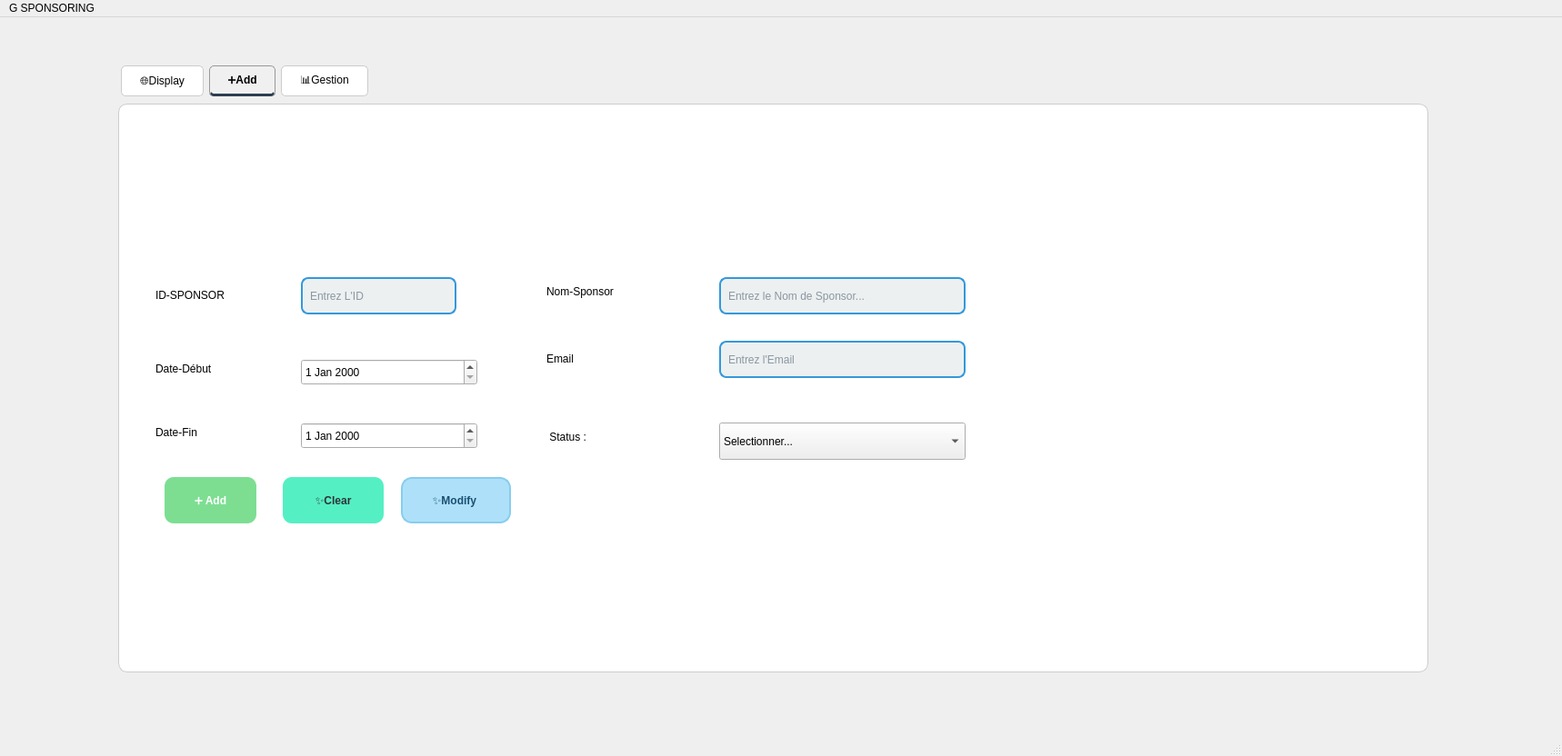
<?xml version="1.0" encoding="UTF-8"?>
<ui version="4.0">
 <class>SponsorForm</class>
 <widget class="QMainWindow" name="SponsorForm">
  <property name="geometry">
   <rect>
    <x>0</x>
    <y>0</y>
    <width>1718</width>
    <height>832</height>
   </rect>
  </property>
  <property name="windowTitle">
   <string>MainWindow</string>
  </property>
  <property name="styleSheet">
   <string notr="true"/>
  </property>
  <widget class="QWidget" name="centralwidget">
   <widget class="QTabWidget" name="tabWidget">
    <property name="geometry">
     <rect>
      <x>130</x>
      <y>50</y>
      <width>1441</width>
      <height>671</height>
     </rect>
    </property>
    <property name="styleSheet">
     <string notr="true">QTabBar::tab {
    background: white;             /* white background */
    color: black;                  /* black text */
    padding: 8px 20px;
    border: 1px solid #ccc;        /* light gray border */
    border-radius: 5px;           /* rounded rectangle */
    margin: 3px;
}

QTabBar::tab:selected {
    background: #f0f0f0;           /* light gray when active */
    font-weight: bold;
    border: 1px solid #999; 
border-bottom: 3px solid #2c3e50;       /* darker border for selected */
}

QTabBar::tab:hover {
    background: #e6e6e6;           /* hover effect */
}

QTabWidget::pane {
    border: 1px solid #ccc;
    border-radius: 10px;
    margin-top: 5px;
    background: white;
}
</string>
    </property>
    <property name="currentIndex">
     <number>1</number>
    </property>
    <widget class="QWidget" name="tab_2">
     <attribute name="title">
      <string>🌐Display</string>
     </attribute>
     <widget class="QTableWidget" name="affiche">
      <property name="geometry">
       <rect>
        <x>40</x>
        <y>130</y>
        <width>1211</width>
        <height>391</height>
       </rect>
      </property>
      <property name="sizePolicy">
       <sizepolicy hsizetype="Preferred" vsizetype="Expanding">
        <horstretch>0</horstretch>
        <verstretch>0</verstretch>
       </sizepolicy>
      </property>
      <property name="styleSheet">
       <string notr="true">QTableWidget {
    background-color: #f2f2f2;   /* gris très clair, proche du blanc */
    gridline-color: #bdc3c7;     /* couleur des lignes */
    font: 11pt &quot;Segoe UI&quot;;
    color: #000000;              /* texte en noir */
    selection-background-color: #3498db; /* fond bleu quand sélectionné */
    selection-color: #ffffff;    /* texte blanc quand sélectionné */
    border: 2px solid #3498db;
    border-radius: 6px;
}

QTableWidget::item {
    background-color: #f2f2f2; /* gris clair pour chaque cellule */
    color: #000000;            /* texte noir dans les cellules */
}

QHeaderView::section {
    background-color: #2c3e50;   /* fond des en-têtes */
    color: #ffffff;              /* texte blanc dans les titres */
    font-weight: bold;
    padding: 6px;
    border: none;
}

</string>
      </property>
      <property name="verticalScrollBarPolicy">
       <enum>Qt::ScrollBarPolicy::ScrollBarAlwaysOn</enum>
      </property>
      <property name="sizeAdjustPolicy">
       <enum>QAbstractScrollArea::SizeAdjustPolicy::AdjustToContents</enum>
      </property>
      <property name="autoScroll">
       <bool>true</bool>
      </property>
      <column>
       <property name="text">
        <string>ID</string>
       </property>
      </column>
      <column>
       <property name="text">
        <string>Nom </string>
       </property>
      </column>
      <column>
       <property name="text">
        <string>Date-D</string>
       </property>
      </column>
      <column>
       <property name="text">
        <string>Date-F</string>
       </property>
      </column>
      <column>
       <property name="text">
        <string>E-Mail</string>
       </property>
      </column>
      <column>
       <property name="text">
        <string>Status</string>
       </property>
      </column>
     </widget>
     <widget class="QLineEdit" name="search1">
      <property name="geometry">
       <rect>
        <x>40</x>
        <y>60</y>
        <width>361</width>
        <height>41</height>
       </rect>
      </property>
      <property name="styleSheet">
       <string notr="true">QLineEdit {
    border: 2px solid #3498db;   /* bleu dès le départ */
    border-radius: 8px;
    padding: 6px;
    background-color: #ecf0f1;
    font: 11pt &quot;Segoe UI&quot;;
    color: #2c3e50;
}

QLineEdit:focus {
    border: 2px solid #1d6fa5;   /* bleu plus foncé quand focus */
    background-color: #ffffff;
}
</string>
      </property>
      <property name="inputMask">
       <string notr="true"/>
      </property>
      <property name="text">
       <string/>
      </property>
      <property name="placeholderText">
       <string>Entrer ID a recherché</string>
      </property>
     </widget>
     <widget class="QPushButton" name="search1_2">
      <property name="geometry">
       <rect>
        <x>440</x>
        <y>60</y>
        <width>141</width>
        <height>41</height>
       </rect>
      </property>
      <property name="styleSheet">
       <string notr="true">QPushButton {
    background-color: #2a75b3; /* bleu foncé de base */
    color: white;
    border-radius: 10px;
    padding: 8px 20px;
    font-weight: bold;
    border: none;
}

QPushButton:hover {
    background-color: #28a745; /* vert au survol */
}

QPushButton:pressed {
    background-color: #1e3f66; /* bleu encore plus foncé au clic */
}
</string>
      </property>
      <property name="text">
       <string>🔍Search</string>
      </property>
     </widget>
     <widget class="QPushButton" name="pdfexport">
      <property name="geometry">
       <rect>
        <x>1190</x>
        <y>50</y>
        <width>211</width>
        <height>41</height>
       </rect>
      </property>
      <property name="styleSheet">
       <string notr="true">QPushButton {
    background-color: #28a745; /* vert normal */
    color: white;
    border-radius: 10px;
    padding: 8px 20px;
    font-weight: bold;
}

QPushButton:hover {
    background-color: #218838; /* vert foncé quand souris dessus */
}

QPushButton:pressed {
    background-color: #004080; /* bleu foncé quand on clique */
}
</string>
      </property>
      <property name="text">
       <string>📥Exporter PDF</string>
      </property>
     </widget>
     <widget class="QPushButton" name="deleteButton">
      <property name="geometry">
       <rect>
        <x>1270</x>
        <y>550</y>
        <width>151</width>
        <height>41</height>
       </rect>
      </property>
      <property name="styleSheet">
       <string notr="true">QPushButton {
    background-color: #e74c3c; /* rouge normal */
    color: white;
    border-radius: 10px;
    padding: 8px 20px;
    font-weight: bold;
}

QPushButton:hover {
    background-color: #c0392b; /* rouge foncé quand souris dessus */
}

QPushButton:pressed {
    background-color: #27ae60; /* vert quand on clique */
}
</string>
      </property>
      <property name="text">
       <string>🗑Delete </string>
      </property>
     </widget>
     <widget class="QLabel" name="label">
      <property name="geometry">
       <rect>
        <x>20</x>
        <y>10</y>
        <width>381</width>
        <height>31</height>
       </rect>
      </property>
      <property name="styleSheet">
       <string notr="true">font: 700 16pt &quot;Simplified Arabic&quot;;
color: #000000</string>
      </property>
      <property name="text">
       <string>Gestion Sposoring Management</string>
      </property>
     </widget>
     <widget class="QPushButton" name="sort">
      <property name="geometry">
       <rect>
        <x>1020</x>
        <y>50</y>
        <width>161</width>
        <height>41</height>
       </rect>
      </property>
      <property name="styleSheet">
       <string notr="true">QPushButton {
    background-color: #2a75b3; /* bleu foncé de base */
    color: white;
    border-radius: 10px;
    padding: 8px 20px;
    font-weight: bold;
    border: none;
}

QPushButton:hover {
    background-color: #28a745; /* vert au survol */
}

QPushButton:pressed {
    background-color: #1e3f66; /* bleu encore plus foncé au clic */
}
</string>
      </property>
      <property name="text">
       <string>🔄Sort by ID</string>
      </property>
     </widget>
     <widget class="QPushButton" name="afficherButton">
      <property name="geometry">
       <rect>
        <x>1100</x>
        <y>550</y>
        <width>151</width>
        <height>41</height>
       </rect>
      </property>
      <property name="styleSheet">
       <string notr="true">QPushButton {
    background-color: #e67e22; /* orange normal */
    color: white;
    border-radius: 10px;
    padding: 8px 20px;
    font-weight: bold;
}

QPushButton:hover {
    background-color: #d35400; /* orange foncé quand souris dessus */
}

QPushButton:pressed {
    background-color: #ff0000; /* rouge pur quand on clique */
}
</string>
      </property>
      <property name="text">
       <string>Afficher</string>
      </property>
     </widget>
    </widget>
    <widget class="QWidget" name="tab">
     <attribute name="title">
      <string>➕Add</string>
     </attribute>
     <widget class="QLabel" name="label_7">
      <property name="geometry">
       <rect>
        <x>470</x>
        <y>270</y>
        <width>131</width>
        <height>20</height>
       </rect>
      </property>
      <property name="styleSheet">
       <string notr="true">color: #000000  /* texte noir */;

font: 12pt &quot;MS Serif&quot;;
</string>
      </property>
      <property name="text">
       <string>Email</string>
      </property>
     </widget>
     <widget class="QLabel" name="label_4">
      <property name="geometry">
       <rect>
        <x>40</x>
        <y>280</y>
        <width>121</width>
        <height>21</height>
       </rect>
      </property>
      <property name="styleSheet">
       <string notr="true">color: #000000  /* texte noir */;

font: 12pt &quot;MS Serif&quot;;
</string>
      </property>
      <property name="text">
       <string>Date-Début</string>
      </property>
     </widget>
     <widget class="QLabel" name="label_3">
      <property name="geometry">
       <rect>
        <x>470</x>
        <y>190</y>
        <width>151</width>
        <height>31</height>
       </rect>
      </property>
      <property name="styleSheet">
       <string notr="true">color: #000000  /* texte noir */;

font: 12pt &quot;MS Serif&quot;;
</string>
      </property>
      <property name="text">
       <string>Nom-Sponsor</string>
      </property>
     </widget>
     <widget class="QLabel" name="label_2">
      <property name="geometry">
       <rect>
        <x>40</x>
        <y>200</y>
        <width>141</width>
        <height>20</height>
       </rect>
      </property>
      <property name="styleSheet">
       <string notr="true">color: #000000  /* texte noir */;

font: 12pt &quot;MS Serif&quot;;
</string>
      </property>
      <property name="text">
       <string>ID-SPONSOR</string>
      </property>
     </widget>
     <widget class="QLineEdit" name="ID">
      <property name="geometry">
       <rect>
        <x>200</x>
        <y>190</y>
        <width>171</width>
        <height>41</height>
       </rect>
      </property>
      <property name="styleSheet">
       <string notr="true">QLineEdit {
    border: 2px solid #3498db;   /* bleu dès le départ */
    border-radius: 8px;
    padding: 6px;
    background-color: #ecf0f1;
    font: 11pt &quot;Segoe UI&quot;;
    color: #2c3e50;
}

QLineEdit:focus {
    border: 2px solid #1d6fa5;   /* bleu plus foncé quand focus */
    background-color: #ffffff;
}
</string>
      </property>
      <property name="text">
       <string/>
      </property>
      <property name="placeholderText">
       <string>Entrez L'ID</string>
      </property>
     </widget>
     <widget class="QLabel" name="label_5">
      <property name="geometry">
       <rect>
        <x>470</x>
        <y>350</y>
        <width>111</width>
        <height>31</height>
       </rect>
      </property>
      <property name="styleSheet">
       <string notr="true">color: #000000  /* texte noir */;

font: 12pt &quot;MS Serif&quot;;
</string>
      </property>
      <property name="text">
       <string> Status :</string>
      </property>
     </widget>
     <widget class="QLabel" name="label_9">
      <property name="geometry">
       <rect>
        <x>40</x>
        <y>350</y>
        <width>201</width>
        <height>21</height>
       </rect>
      </property>
      <property name="styleSheet">
       <string notr="true">color: #000000  /* texte noir */;

font: 12pt &quot;MS Serif&quot;;
</string>
      </property>
      <property name="text">
       <string>Date-Fin</string>
      </property>
     </widget>
     <widget class="QPushButton" name="addButton">
      <property name="geometry">
       <rect>
        <x>50</x>
        <y>410</y>
        <width>101</width>
        <height>51</height>
       </rect>
      </property>
      <property name="styleSheet">
       <string notr="true">QPushButton {
    background-color: #7DDE92; /* vert pastel cool */
    color: white;
    border-radius: 10px;
    padding: 8px 20px;
    font-weight: bold;
}

QPushButton:hover {
    background-color: #6CCB82; /* hover vert */
}

QPushButton:pressed {
    background-color: #5BB56F; /* vert pressé */
}
</string>
      </property>
      <property name="text">
       <string>➕ Add</string>
      </property>
     </widget>
     <widget class="QLineEdit" name="Nom">
      <property name="geometry">
       <rect>
        <x>660</x>
        <y>190</y>
        <width>271</width>
        <height>41</height>
       </rect>
      </property>
      <property name="styleSheet">
       <string notr="true">QLineEdit {
    border: 2px solid #3498db;   /* bleu dès le départ */
    border-radius: 8px;
    padding: 6px;
    background-color: #ecf0f1;
    font: 11pt &quot;Segoe UI&quot;;
    color: #2c3e50;
}

QLineEdit:focus {
    border: 2px solid #1d6fa5;   /* bleu plus foncé quand focus */
    background-color: #ffffff;
}
</string>
      </property>
      <property name="text">
       <string/>
      </property>
      <property name="placeholderText">
       <string>Entrez le Nom de Sponsor...</string>
      </property>
     </widget>
     <widget class="QLineEdit" name="EM">
      <property name="geometry">
       <rect>
        <x>660</x>
        <y>260</y>
        <width>271</width>
        <height>41</height>
       </rect>
      </property>
      <property name="styleSheet">
       <string notr="true">QLineEdit {
    border: 2px solid #3498db;   /* bleu dès le départ */
    border-radius: 8px;
    padding: 6px;
    background-color: #ecf0f1;
    font: 11pt &quot;Segoe UI&quot;;
    color: #2c3e50;
}

QLineEdit:focus {
    border: 2px solid #1d6fa5;   /* bleu plus foncé quand focus */
    background-color: #ffffff;
}
</string>
      </property>
      <property name="text">
       <string/>
      </property>
      <property name="placeholderText">
       <string>Entrez l'Email</string>
      </property>
     </widget>
     <widget class="QDateEdit" name="dd">
      <property name="geometry">
       <rect>
        <x>200</x>
        <y>280</y>
        <width>194</width>
        <height>29</height>
       </rect>
      </property>
      <property name="styleSheet">
       <string notr="true">color: #FFFF;  /* texte noir */</string>
      </property>
     </widget>
     <widget class="QDateEdit" name="df">
      <property name="geometry">
       <rect>
        <x>200</x>
        <y>350</y>
        <width>194</width>
        <height>29</height>
       </rect>
      </property>
      <property name="styleSheet">
       <string notr="true">color: #FFFF;  /* texte noir */</string>
      </property>
     </widget>
     <widget class="QComboBox" name="STS">
      <property name="geometry">
       <rect>
        <x>660</x>
        <y>350</y>
        <width>271</width>
        <height>41</height>
       </rect>
      </property>
      <property name="styleSheet">
       <string notr="true">color: #FFFF  /* texte noir */;

font: 12pt &quot;MS Serif&quot;;
</string>
      </property>
      <property name="placeholderText">
       <string/>
      </property>
      <item>
       <property name="text">
        <string>Selectionner...</string>
       </property>
      </item>
      <item>
       <property name="text">
        <string>Active</string>
       </property>
      </item>
      <item>
       <property name="text">
        <string>Non Active</string>
       </property>
      </item>
     </widget>
     <widget class="QPushButton" name="updateButton">
      <property name="geometry">
       <rect>
        <x>310</x>
        <y>410</y>
        <width>121</width>
        <height>51</height>
       </rect>
      </property>
      <property name="styleSheet">
       <string notr="true">QPushButton {
    background-color: #aee1f9;   /* bleu clair pastel */
    color: #1b4f72;              /* bleu foncé lisible */
    border-radius: 12px;
    padding: 10px 22px;
    font-weight: bold;
    border: 2px solid #87cdee;   /* contour léger */
}

/* Hover – plus vif */
QPushButton:hover {
    background-color: #87cdee;   /* bleu un peu plus foncé */
    border-color: #5ab3d6;
}

/* Pressed – effet enfoncé */
QPushButton:pressed {
    background-color: #74c0e3;   /* bleu plus soutenu */
    border-color: #4c9fcf;
}

/* Optionnel : effet de transition */
QPushButton {
    transition: 0.25s;
}
</string>
      </property>
      <property name="text">
       <string>✨Modify </string>
      </property>
     </widget>
     <widget class="QPushButton" name="clear">
      <property name="geometry">
       <rect>
        <x>180</x>
        <y>410</y>
        <width>111</width>
        <height>51</height>
       </rect>
      </property>
      <property name="styleSheet">
       <string notr="true">QPushButton {
    background-color: #55efc4; /* vert menthe clair */
    color: #2d3436;  /* texte foncé pour contraste */
    border-radius: 10px;
    padding: 8px 20px;
    font-weight: bold;
}

QPushButton:hover {
    background-color: #2ecc71; /* vert plus appuyé */
}

QPushButton:pressed {
    background-color: #27ae60; /* vert profond */
}
</string>
      </property>
      <property name="text">
       <string>✨Clear</string>
      </property>
     </widget>
    </widget>
    <widget class="QWidget" name="tab_3">
     <attribute name="title">
      <string>📊Gestion</string>
     </attribute>
     <widget class="QWidget" name="horizontalLayoutWidget">
      <property name="geometry">
       <rect>
        <x>420</x>
        <y>10</y>
        <width>541</width>
        <height>581</height>
       </rect>
      </property>
      <layout class="QHBoxLayout" name="horizontalLayout">
       <item>
        <widget class="QPushButton" name="calendrier">
         <property name="styleSheet">
          <string notr="true">QPushButton {
    background-color: #e67e22; /* orange normal */
    color: white;
    border-radius: 10px;
    padding: 8px 20px;
    font-weight: bold;
}

QPushButton:hover {
    background-color: #d35400; /* orange foncé quand souris dessus */
}

QPushButton:pressed {
    background-color: #ff0000; /* rouge pur quand on clique */
}
</string>
         </property>
         <property name="text">
          <string>📅Calendrier</string>
         </property>
        </widget>
       </item>
       <item>
        <widget class="QPushButton" name="Stat">
         <property name="styleSheet">
          <string notr="true">QPushButton {
    background-color: #0fff67; /* orange normal */
    color: white;
    border-radius: 10px;
    padding: 8px 20px;
    font-weight: bold;
}

QPushButton:hover {
    background-color: #d35400; /* orange foncé quand souris dessus */
}

QPushButton:pressed {
    background-color: #ff0000; /* rouge pur quand on clique */
}
</string>
         </property>
         <property name="text">
          <string>📊Stat</string>
         </property>
        </widget>
       </item>
      </layout>
     </widget>
    </widget>
   </widget>
  </widget>
  <widget class="QMenuBar" name="menubar">
   <property name="geometry">
    <rect>
     <x>0</x>
     <y>0</y>
     <width>1718</width>
     <height>25</height>
    </rect>
   </property>
   <widget class="QMenu" name="menuG_SPONSORING">
    <property name="title">
     <string>G SPONSORING</string>
    </property>
   </widget>
   <addaction name="menuG_SPONSORING"/>
  </widget>
  <widget class="QStatusBar" name="statusbar"/>
 </widget>
 <resources/>
 <connections/>
</ui>
